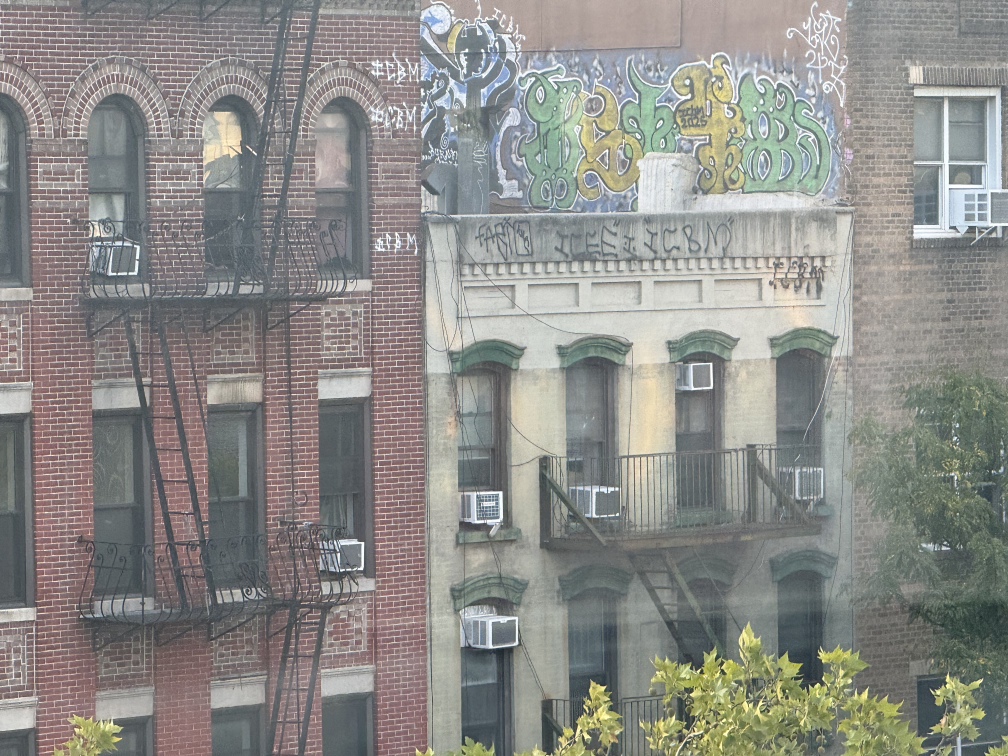
#> input picture project 3/images/sharp_test.jpg, 4032 x 3024 px, found by its file name (shown at 1/4 size)
$ python part2_sharpen.py
#> lines starting #> are read from the running program, lines starting #| are printed output that depends on the picture
### project2/code/utils.py
"""Shared helpers for loading images, saving results, and applying filters."""

import json
import os

import cv2
import matplotlib
import numpy as np

matplotlib.use("Agg")

import matplotlib.pyplot as plt
import skimage as sk
import skimage.io as skio
from scipy.signal import convolve2d
from skimage.transform import resize

HERE = os.path.dirname(os.path.abspath(__file__))
ROOT = os.path.dirname(HERE)
IMG_DIR = os.path.join(ROOT, "images")
OUT_DIR = os.path.join(ROOT, "web", "results")
os.makedirs(OUT_DIR, exist_ok=True)


def img_path(name):
    return os.path.join(IMG_DIR, name)


def have(*names):
    missing = []
    for name in names:
        if not os.path.exists(img_path(name)):
            missing.append(name)

    if missing:
        print("  skipping - add these to images/:", ", ".join(missing))
        return False

    return True


def load(name, gray=False, max_side=700):
    img = skio.imread(img_path(name), as_gray=gray)
    img = sk.img_as_float(img)

    if img.ndim == 3 and img.shape[2] == 4:
        img = img[..., :3]

    height, width = img.shape[:2]
    scale = max_side / max(height, width)

    if scale < 1:
        new_height = round(height * scale)
        new_width = round(width * scale)
        img = resize(img, (new_height, new_width), anti_aliasing=True)

    return img


def save(name, img, signed=False):
    img = np.asarray(img, dtype=float)

    if signed:
        max_value = np.abs(img).max() or 1.0
        img = img / (2 * max_value) + 0.5

    img = np.clip(img, 0, 1)
    path = os.path.join(OUT_DIR, name)

    if img.ndim == 2:
        plt.imsave(path, img, cmap="gray", vmin=0, vmax=1)
    else:
        image_8bit = (img * 255).round().astype(np.uint8)
        skio.imsave(path, image_8bit, check_contrast=False)

    return path


# [4 lines left out: function save_json, not called in this run]


def gaussian_kernel(sigma, ksize=None):
    if ksize is None:
        ksize = 2 * int(np.ceil(3 * sigma)) + 1

    one_dimensional = cv2.getGaussianKernel(ksize, sigma)
    return one_dimensional @ one_dimensional.T


def conv(img, kernel, boundary="symm"):
    if img.ndim == 3:
        channels = []
        for channel in range(img.shape[2]):
            channels.append(conv(img[..., channel], kernel, boundary))
        return np.dstack(channels)

    return convolve2d(img, kernel, mode="same", boundary=boundary)


def blur(img, sigma):
    if sigma <= 0:
        return img.copy()

    ksize = 2 * int(np.ceil(3 * sigma)) + 1
    gaussian = cv2.getGaussianKernel(ksize, sigma)

    blurred = conv(img, gaussian)
    blurred = conv(blurred, gaussian.T)
    return blurred


# [28 lines left out: functions to_gray, log_fft, save_fft_grid, not called in this run]

### project2/code/part2_sharpen.py
"""Part 2.1: image sharpening with an unsharp mask filter."""

import numpy as np

from utils import blur, conv, gaussian_kernel, have, load, save

SIGMA = 2.0
AMOUNTS = [0.5, 1, 2, 4]
DEFAULT_ALPHA = 1.5

TO_SHARPEN = ["taj.jpg", "sharpen_mine.jpg"]
SHARP_TEST = "sharp_test.jpg"


def unsharp_kernel(sigma, alpha):
    gaussian = gaussian_kernel(sigma)
    impulse = np.zeros_like(gaussian)

    center_row = gaussian.shape[0] // 2
    center_col = gaussian.shape[1] // 2
    impulse[center_row, center_col] = 1

    return (1 + alpha) * impulse - alpha * gaussian


def sharpen(img, sigma=SIGMA, alpha=DEFAULT_ALPHA):
    kernel = unsharp_kernel(sigma, alpha)
    sharpened = conv(img, kernel)
    return np.clip(sharpened, 0, 1)


def show_steps(name, img):
    stem = name.rsplit(".", 1)[0]

    low_freq = blur(img, SIGMA)
    high_freq = img - low_freq

    save(f"2_1_{stem}_original.png", img)
    save(f"2_1_{stem}_blurred.png", low_freq)
    save(f"2_1_{stem}_high.png", high_freq, signed=True)
    save(f"2_1_{stem}_sharpened.png", sharpen(img))

    for alpha in AMOUNTS:
        save(f"2_1_{stem}_alpha{alpha}.png", sharpen(img, alpha=alpha))

    two_step = np.clip(img + DEFAULT_ALPHA * high_freq, 0, 1)
    difference = np.abs(sharpen(img) - two_step).max()
    print(f"  {name}: max |single filter - two step| = {difference:.2e}")


def run():
    print("Part 2.1: sharpening")

    for name in TO_SHARPEN:
        if have(name):
            show_steps(name, load(name))
#> pass 2 of the loop in run, `for name in TO_SHARPEN:`:
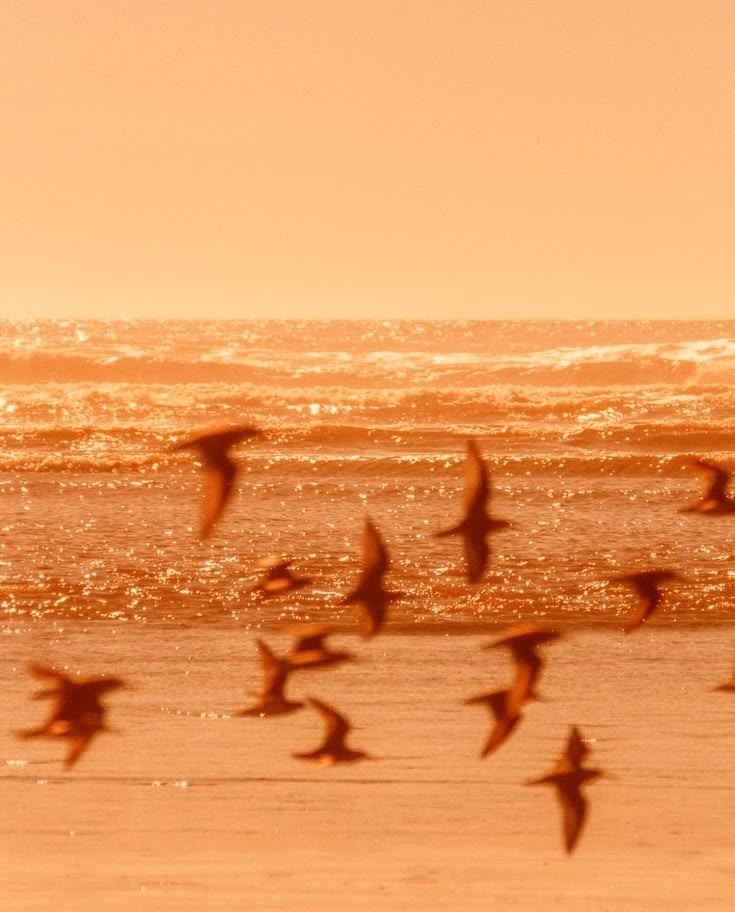
#> input picture project 3/images/sharpen_mine.jpg, 735 x 912 px, found by its file name
#> in load, img is the input picture: shape (912, 735, 3); mean R, G, B 233.6, 157.2, 95.7
#> stem = 'sharpen_mine'
#> after the loop in conv, `for channel in range(img.shape[2]):`: channels = 3 items
#> in show_steps, `high_freq = img - low_freq`:
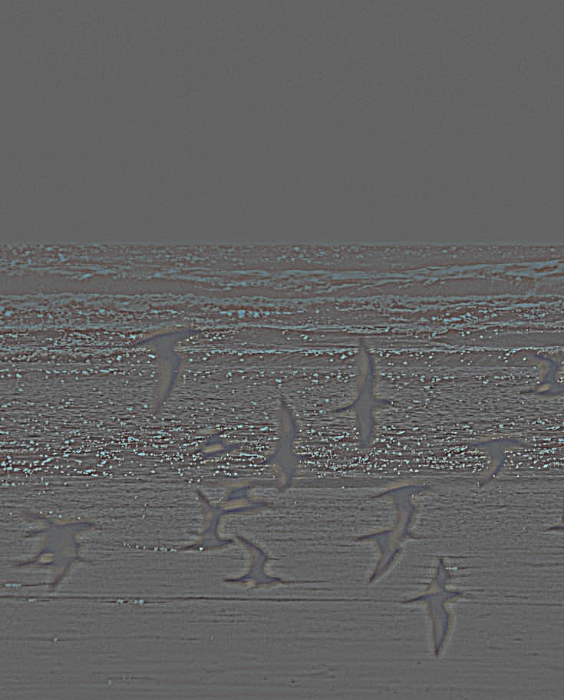
#> high_freq: shape (700, 564, 3) float64; mean R, G, B -1.77e-16, -1.16e-16, -7.62e-17; drawn with min black and max white
#> the loop in show_steps, `for alpha in AMOUNTS:` made 4 passes
#> pass 1, in sharpen (call 2), `sharpened = conv(img, kernel)`:
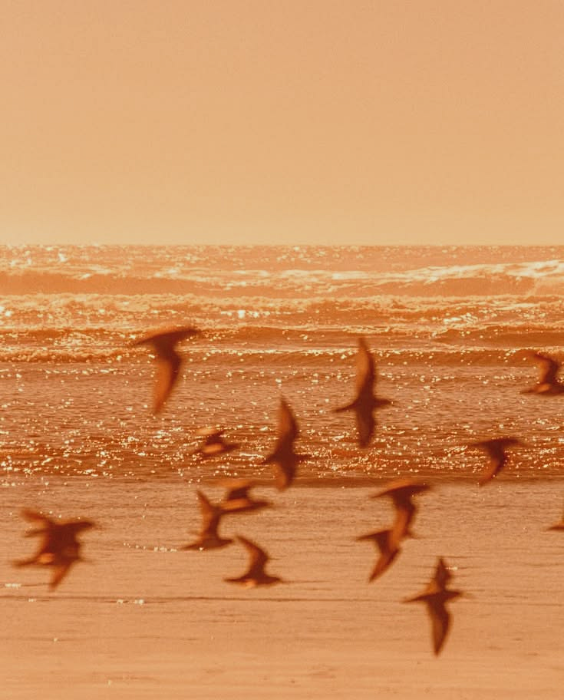
#> sharpened: shape (700, 564, 3) float64; mean R, G, B 0.916, 0.616, 0.375; drawn with min black and max white
#> difference = 3e-15
#|   sharpen_mine.jpg: max |single filter - two step| = 3.00e-15

    if not have(SHARP_TEST):
        return

    img = load(SHARP_TEST)
#> call 2 of load, with name = 'sharp_test.jpg', gray = False, max_side = 700
#> in load, img is the input picture: shape (3024, 4032, 3); mean R, G, B 140.4, 140, 136.2
#> in load (call 2), `img = resize(img, (new_height, new_width), anti_aliasing=True)`:
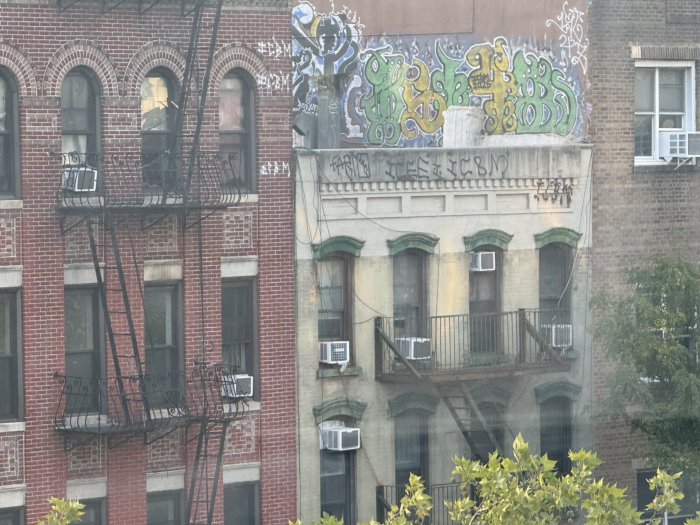
#> img: shape (525, 700, 3) float64; mean R, G, B 0.551, 0.549, 0.534
    blurred = blur(img, SIGMA)
#> in conv (call 33), `return np.dstack(channels)`:
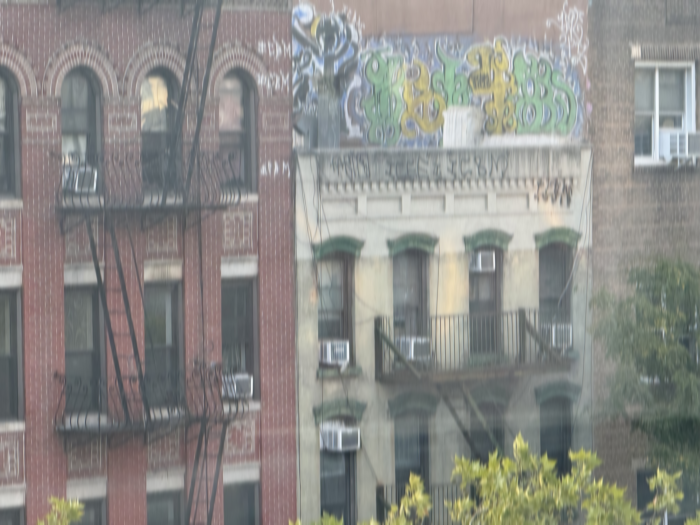
#> returned value: shape (525, 700, 3) float64; mean of channels 0, 1, 2 0.551, 0.549, 0.534; drawn as R, G, B
    resharpened = sharpen(blurred, alpha=2)
#> in sharpen (call 7), `sharpened = conv(img, kernel)`:
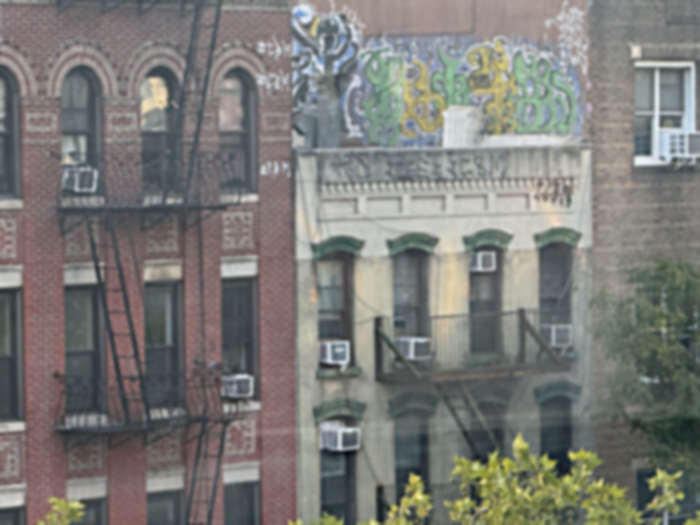
#> sharpened: shape (525, 700, 3) float64; mean R, G, B 0.551, 0.549, 0.534; drawn with min black and max white

    save("2_1_eval_original.png", img)
    save("2_1_eval_blurred.png", blurred)
    save("2_1_eval_resharpened.png", resharpened)

    blurred_error = np.abs(blurred - img).mean()
#> blurred_error = 0.0401
    resharpened_error = np.abs(resharpened - img).mean()
#> resharpened_error = 0.0343
    print(
        f"  eval: mean error blurred {blurred_error:.4f}, "
        f"re-sharpened {resharpened_error:.4f}"
    )
#|   eval: mean error blurred 0.0401, re-sharpened 0.0343


if __name__ == "__main__":
    run()
